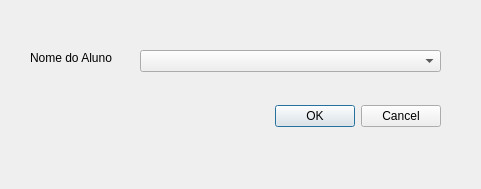
<?xml version="1.0" encoding="UTF-8"?>
<ui version="4.0">
 <class>removeraluno</class>
 <widget class="QDialog" name="removeraluno">
  <property name="geometry">
   <rect>
    <x>0</x>
    <y>0</y>
    <width>481</width>
    <height>189</height>
   </rect>
  </property>
  <property name="windowTitle">
   <string>Dialog</string>
  </property>
  <widget class="QDialogButtonBox" name="buttonBox">
   <property name="geometry">
    <rect>
     <x>100</x>
     <y>100</y>
     <width>341</width>
     <height>32</height>
    </rect>
   </property>
   <property name="orientation">
    <enum>Qt::Horizontal</enum>
   </property>
   <property name="standardButtons">
    <set>QDialogButtonBox::Cancel|QDialogButtonBox::Ok</set>
   </property>
  </widget>
  <widget class="QLabel" name="label">
   <property name="geometry">
    <rect>
     <x>30</x>
     <y>50</y>
     <width>101</width>
     <height>16</height>
    </rect>
   </property>
   <property name="text">
    <string>Nome do Aluno</string>
   </property>
  </widget>
  <widget class="QComboBox" name="comboBox">
   <property name="geometry">
    <rect>
     <x>140</x>
     <y>50</y>
     <width>301</width>
     <height>22</height>
    </rect>
   </property>
  </widget>
 </widget>
 <resources/>
 <connections>
  <connection>
   <sender>buttonBox</sender>
   <signal>accepted()</signal>
   <receiver>removeraluno</receiver>
   <slot>accept()</slot>
   <hints>
    <hint type="sourcelabel">
     <x>248</x>
     <y>254</y>
    </hint>
    <hint type="destinationlabel">
     <x>157</x>
     <y>274</y>
    </hint>
   </hints>
  </connection>
  <connection>
   <sender>buttonBox</sender>
   <signal>rejected()</signal>
   <receiver>removeraluno</receiver>
   <slot>reject()</slot>
   <hints>
    <hint type="sourcelabel">
     <x>316</x>
     <y>260</y>
    </hint>
    <hint type="destinationlabel">
     <x>286</x>
     <y>274</y>
    </hint>
   </hints>
  </connection>
 </connections>
</ui>
